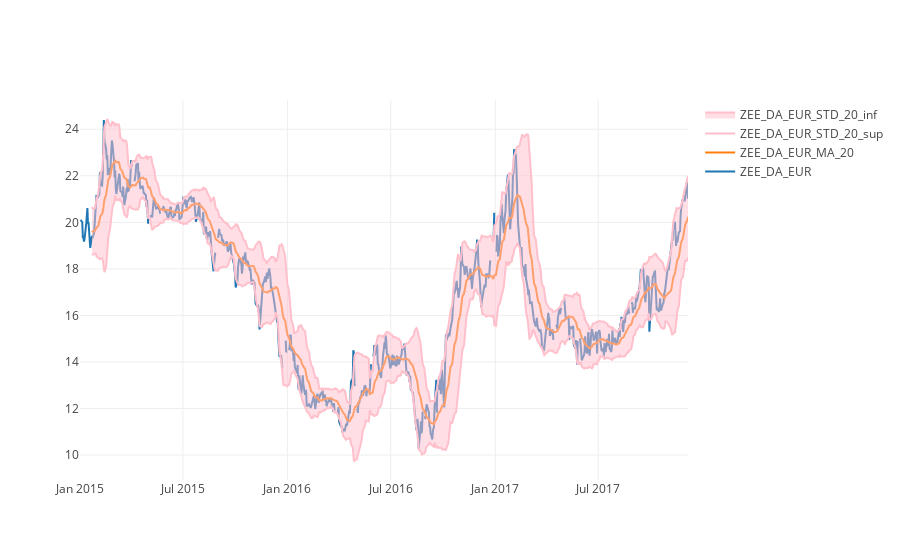

This figure's notebook cell:
### Code cell
data = [go.Scatter( x=df.index, y=df['ZEE_DA_EUR'], name='ZEE_DA_EUR'),
        go.Scatter( x=df.index, y=df['ZEE_DA_EUR_MA_20'], name='ZEE_DA_EUR_MA_20'),
        go.Scatter( x=df.index, y=df['ZEE_DA_EUR_STD_20_sup'], name='ZEE_DA_EUR_STD_20_sup',marker={'color':'pink'}),
        go.Scatter( x=df.index, y=df['ZEE_DA_EUR_STD_20_inf'], name='ZEE_DA_EUR_STD_20_inf',marker={'color':'pink'},fill='tonexty'),
       ]    
py.iplot(data)

### Figure 1 — Plotly figure (JSON) as saved in the notebook; plotly's stock layout.template omitted (floating-point values rounded to 4 significant figures; data arrays with more than 128 entries replaced by an {"elided": "..."} marker saying what was removed)
{"data": [{"name": "ZEE_DA_EUR", "type": "scatter", "x": {"elided": "765 str values"}, "y": {"elided": "765 float values"}}, {"name": "ZEE_DA_EUR_MA_20", "type": "scatter", "x": {"elided": "765 str values"}, "y": {"elided": "765 float values"}}, {"marker": {"color": "pink"}, "name": "ZEE_DA_EUR_STD_20_sup", "type": "scatter", "x": {"elided": "765 str values"}, "y": {"elided": "765 float values"}}, {"fill": "tonexty", "marker": {"color": "pink"}, "name": "ZEE_DA_EUR_STD_20_inf", "type": "scatter", "x": {"elided": "765 str values"}, "y": {"elided": "765 float values"}}], "layout": {}}
